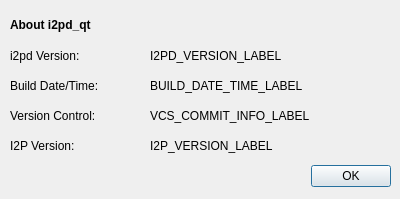
<?xml version="1.0" encoding="UTF-8"?>
<ui version="4.0">
 <class>AboutDialog</class>
 <widget class="QDialog" name="AboutDialog">
  <property name="windowModality">
   <enum>Qt::WindowModal</enum>
  </property>
  <property name="geometry">
   <rect>
    <x>0</x>
    <y>0</y>
    <width>400</width>
    <height>199</height>
   </rect>
  </property>
  <property name="windowTitle">
   <string>About i2pd_qt</string>
  </property>
  <property name="windowIcon">
   <iconset resource="i2pd.qrc">
    <normaloff>:/icons/mask</normaloff>:/icons/mask</iconset>
  </property>
  <widget class="QDialogButtonBox" name="buttonBox">
   <property name="geometry">
    <rect>
     <x>10</x>
     <y>160</y>
     <width>381</width>
     <height>32</height>
    </rect>
   </property>
   <property name="orientation">
    <enum>Qt::Horizontal</enum>
   </property>
   <property name="standardButtons">
    <set>QDialogButtonBox::Ok</set>
   </property>
  </widget>
  <widget class="QLabel" name="label">
   <property name="geometry">
    <rect>
     <x>10</x>
     <y>10</y>
     <width>381</width>
     <height>31</height>
    </rect>
   </property>
   <property name="sizePolicy">
    <sizepolicy hsizetype="Preferred" vsizetype="MinimumExpanding">
     <horstretch>0</horstretch>
     <verstretch>0</verstretch>
    </sizepolicy>
   </property>
   <property name="text">
    <string>&lt;html&gt;&lt;head/&gt;&lt;body&gt;&lt;p&gt;&lt;span style=&quot; font-weight:600;&quot;&gt;About i2pd_qt&lt;/span&gt;&lt;/p&gt;&lt;/body&gt;&lt;/html&gt;</string>
   </property>
  </widget>
  <widget class="QLabel" name="label_2">
   <property name="geometry">
    <rect>
     <x>10</x>
     <y>40</y>
     <width>131</width>
     <height>31</height>
    </rect>
   </property>
   <property name="sizePolicy">
    <sizepolicy hsizetype="Preferred" vsizetype="MinimumExpanding">
     <horstretch>0</horstretch>
     <verstretch>0</verstretch>
    </sizepolicy>
   </property>
   <property name="text">
    <string>i2pd Version:</string>
   </property>
  </widget>
  <widget class="QLabel" name="label_3">
   <property name="geometry">
    <rect>
     <x>10</x>
     <y>70</y>
     <width>131</width>
     <height>31</height>
    </rect>
   </property>
   <property name="sizePolicy">
    <sizepolicy hsizetype="Preferred" vsizetype="MinimumExpanding">
     <horstretch>0</horstretch>
     <verstretch>0</verstretch>
    </sizepolicy>
   </property>
   <property name="text">
    <string>Build Date/Time:</string>
   </property>
  </widget>
  <widget class="QLabel" name="i2pdVersionLabel">
   <property name="geometry">
    <rect>
     <x>150</x>
     <y>40</y>
     <width>241</width>
     <height>31</height>
    </rect>
   </property>
   <property name="sizePolicy">
    <sizepolicy hsizetype="Preferred" vsizetype="MinimumExpanding">
     <horstretch>0</horstretch>
     <verstretch>0</verstretch>
    </sizepolicy>
   </property>
   <property name="text">
    <string>I2PD_VERSION_LABEL</string>
   </property>
  </widget>
  <widget class="QLabel" name="label_4">
   <property name="geometry">
    <rect>
     <x>10</x>
     <y>130</y>
     <width>131</width>
     <height>31</height>
    </rect>
   </property>
   <property name="sizePolicy">
    <sizepolicy hsizetype="Preferred" vsizetype="MinimumExpanding">
     <horstretch>0</horstretch>
     <verstretch>0</verstretch>
    </sizepolicy>
   </property>
   <property name="text">
    <string>I2P Version:</string>
   </property>
  </widget>
  <widget class="QLabel" name="i2pVersionLabel">
   <property name="geometry">
    <rect>
     <x>150</x>
     <y>130</y>
     <width>241</width>
     <height>31</height>
    </rect>
   </property>
   <property name="sizePolicy">
    <sizepolicy hsizetype="Preferred" vsizetype="MinimumExpanding">
     <horstretch>0</horstretch>
     <verstretch>0</verstretch>
    </sizepolicy>
   </property>
   <property name="text">
    <string>I2P_VERSION_LABEL</string>
   </property>
  </widget>
  <widget class="QLabel" name="buildDateTimeLabel">
   <property name="geometry">
    <rect>
     <x>150</x>
     <y>70</y>
     <width>241</width>
     <height>31</height>
    </rect>
   </property>
   <property name="sizePolicy">
    <sizepolicy hsizetype="Preferred" vsizetype="MinimumExpanding">
     <horstretch>0</horstretch>
     <verstretch>0</verstretch>
    </sizepolicy>
   </property>
   <property name="text">
    <string>BUILD_DATE_TIME_LABEL</string>
   </property>
  </widget>
  <widget class="QLabel" name="label_5">
   <property name="geometry">
    <rect>
     <x>10</x>
     <y>100</y>
     <width>131</width>
     <height>31</height>
    </rect>
   </property>
   <property name="sizePolicy">
    <sizepolicy hsizetype="Preferred" vsizetype="MinimumExpanding">
     <horstretch>0</horstretch>
     <verstretch>0</verstretch>
    </sizepolicy>
   </property>
   <property name="text">
    <string>Version Control:</string>
   </property>
  </widget>
  <widget class="QLabel" name="vcsCommitInfoLabel">
   <property name="geometry">
    <rect>
     <x>150</x>
     <y>100</y>
     <width>241</width>
     <height>31</height>
    </rect>
   </property>
   <property name="sizePolicy">
    <sizepolicy hsizetype="Preferred" vsizetype="MinimumExpanding">
     <horstretch>0</horstretch>
     <verstretch>0</verstretch>
    </sizepolicy>
   </property>
   <property name="text">
    <string>VCS_COMMIT_INFO_LABEL</string>
   </property>
  </widget>
 </widget>
 <resources>
  <include location="i2pd.qrc"/>
 </resources>
 <connections>
  <connection>
   <sender>buttonBox</sender>
   <signal>accepted()</signal>
   <receiver>AboutDialog</receiver>
   <slot>accept()</slot>
   <hints>
    <hint type="sourcelabel">
     <x>248</x>
     <y>254</y>
    </hint>
    <hint type="destinationlabel">
     <x>157</x>
     <y>274</y>
    </hint>
   </hints>
  </connection>
  <connection>
   <sender>buttonBox</sender>
   <signal>rejected()</signal>
   <receiver>AboutDialog</receiver>
   <slot>reject()</slot>
   <hints>
    <hint type="sourcelabel">
     <x>316</x>
     <y>260</y>
    </hint>
    <hint type="destinationlabel">
     <x>286</x>
     <y>274</y>
    </hint>
   </hints>
  </connection>
 </connections>
</ui>
